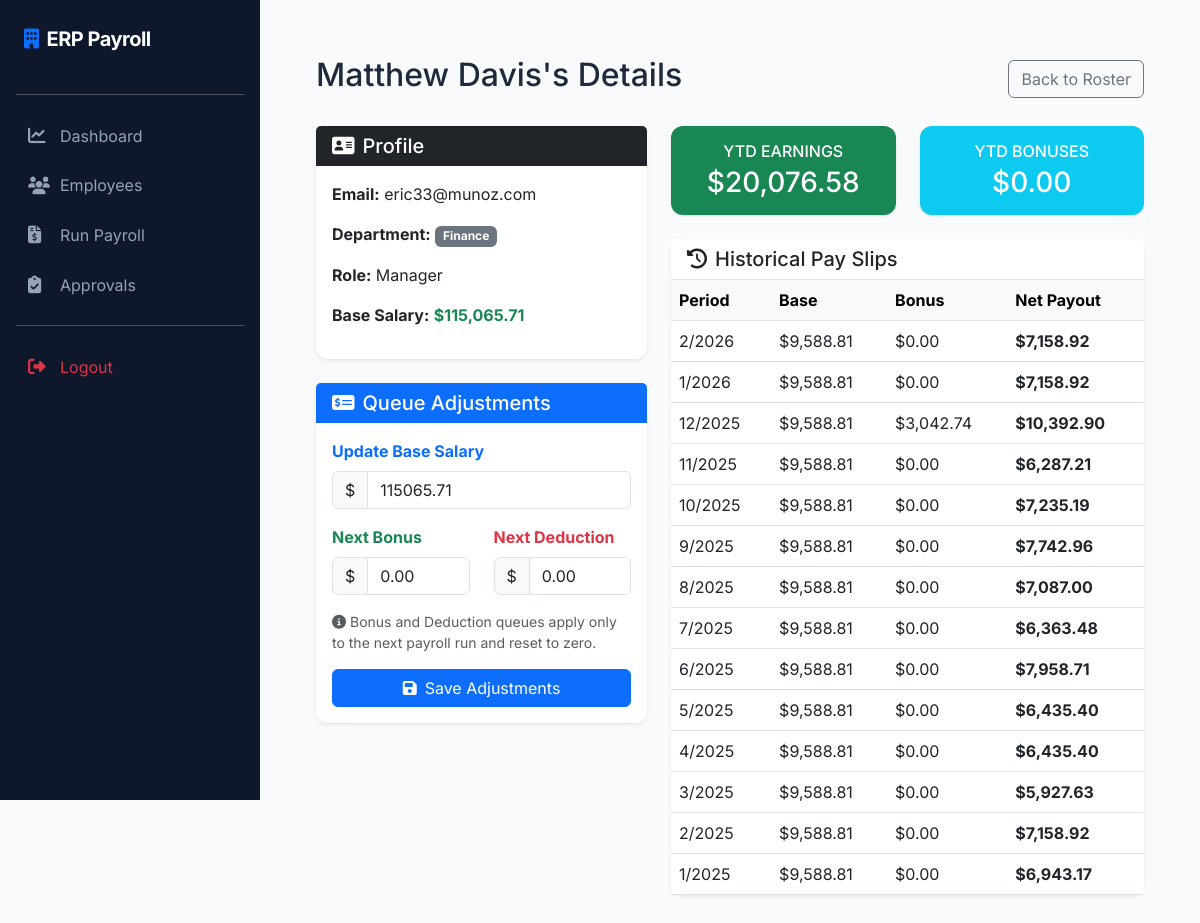
Screenshot of /employee/3 (signed in) with the database file from the repository.
### app/models/__init__.py (models this page shows)
class Employee(db.Model):
    __tablename__ = 'employees'
    emp_id = db.Column(db.Integer, primary_key=True)
    name = db.Column(db.String(100))
    email = db.Column(db.String(100), unique=True)
    department_id = db.Column(db.Integer, db.ForeignKey('departments.dept_id'))
    designation = db.Column(db.String(50))
    join_date = db.Column(db.Date)
    is_active = db.Column(db.Boolean, default=True) # Soft delete
    base_salary = db.Column(db.Numeric(10, 2))
    pending_bonus = db.Column(db.Numeric(10, 2), default=0.0)
    pending_deduction = db.Column(db.Numeric(10, 2), default=0.0)
    attendance_records = db.relationship('Attendance', backref='employee', lazy='dynamic')
    payroll_records = db.relationship('Payroll', backref='employee', lazy='dynamic')

class Department(db.Model):
    __tablename__ = 'departments'
    dept_id = db.Column(db.Integer, primary_key=True)
    dept_name = db.Column(db.String(100), unique=True)
    employees = db.relationship('Employee', backref='department', lazy='dynamic')

class Payroll(db.Model):
    __tablename__ = 'payroll'
    payroll_id = db.Column(db.Integer, primary_key=True)
    emp_id = db.Column(db.Integer, db.ForeignKey('employees.emp_id'))
    month = db.Column(db.Integer)
    year = db.Column(db.Integer)
    status = db.Column(db.String(20), default='Pending') # Pending, Approved, Rejected
    base_salary = db.Column(db.Numeric(10, 2))
    bonus = db.Column(db.Numeric(10, 2), default=0.0)
    overtime_pay = db.Column(db.Numeric(10, 2), default=0.0)
    tax = db.Column(db.Numeric(10, 2), default=0.0)
    deductions = db.Column(db.Numeric(10, 2), default=0.0)
    net_salary = db.Column(db.Numeric(10, 2))
    processed_date = db.Column(db.DateTime, default=datetime.utcnow)

### app/routes/main.py (the view)
@main_bp.route('/employee/<int:emp_id>')
@login_required
def employee_details(emp_id):
    if current_user.role not in ['Admin', 'HR', 'Finance']:
        flash('Access Denied.', 'danger')
        return redirect(url_for('main.dashboard'))
    emp = Employee.query.get_or_404(emp_id)
    dept = Department.query.get(emp.department_id)
    dossier = PayrollAnalyticsEngine.generate_employee_dossier(emp_id)
    payrolls = Payroll.query.filter_by(emp_id=emp_id).order_by(Payroll.year.desc(), Payroll.month.desc()).all()
    return render_template('employee_details.html', title=f"Employee: {emp.name}", employee=emp, department=dept, dossier=dossier, payrolls=payrolls)

### app/__init__.py (called while the page is built)
@login_manager.user_loader
def load_user(user_id):
    from app.models import User
    return User.query.get(int(user_id))

### templates/employee_details.html
{% extends "base.html" %}
{% block content %}
<div class="container mt-4">
    <div class="d-flex justify-content-between align-items-center mb-4">
        <h2>{{ employee.name }}'s Details</h2>
        <a href="{{ url_for('main.employees') }}" class="btn btn-outline-secondary">Back to Roster</a>
    </div>
    <div class="row">
        <div class="col-md-5">
            <div class="card mb-4 shadow-sm border-0">
                <div class="card-header bg-dark text-white border-0">
                    <h5 class="card-title mb-0"><i class="fa-solid fa-address-card me-2"></i>Profile</h5>
                </div>
                <div class="card-body">
                    <p><strong>Email:</strong> {{ employee.email }}</p>
                    <p><strong>Department:</strong> <span class="badge bg-secondary">{{ department.dept_name }}</span>
                    </p>
                    <p><strong>Role:</strong> {{ employee.designation }}</p>
                    <p><strong>Base Salary:</strong> <span class="text-success fw-bold">${{
                            "{:,.2f}".format(employee.base_salary) }}</span></p>
                </div>
            </div>
            <div class="card mb-4 shadow-sm border-0">
                <div class="card-header bg-primary text-white border-0">
                    <h5 class="card-title mb-0"><i class="fa-solid fa-money-check-dollar me-2"></i>Queue Adjustments
                    </h5>
                </div>
                <div class="card-body">
                    <form action="{{ url_for('main.adjust_employee_pay', emp_id=employee.emp_id) }}" method="POST">
                        <div class="mb-3">
                            <label class="form-label text-primary fw-bold">Update Base Salary</label>
                            <div class="input-group">
                                <span class="input-group-text">$</span>
                                <input type="number" step="0.01" class="form-control" name="new_base_salary"
                                    value="{{ employee.base_salary }}">
                            </div>
                        </div>
                        <div class="row mb-3">
                            <div class="col-md-6">
                                <label class="form-label text-success fw-bold">Next Bonus</label>
                                <div class="input-group">
                                    <span class="input-group-text">$</span>
                                    <input type="number" step="0.01" class="form-control" name="pending_bonus"
                                        value="{{ employee.pending_bonus }}">
                                </div>
                            </div>
                            <div class="col-md-6">
                                <label class="form-label text-danger fw-bold">Next Deduction</label>
                                <div class="input-group">
                                    <span class="input-group-text">$</span>
                                    <input type="number" step="0.01" class="form-control" name="pending_deduction"
                                        value="{{ employee.pending_deduction }}">
                                </div>
                            </div>
                        </div>
                        <p class="small text-muted mb-3"><i class="fa-solid fa-circle-info me-1"></i>Bonus and Deduction
                            queues apply only to the next payroll run and reset to zero.</p>
                        <button type="submit" class="btn btn-primary w-100"><i
                                class="fa-solid fa-floppy-disk me-2"></i>Save Adjustments</button>
                    </form>
                </div>
            </div>
        </div>
        <div class="col-md-7">
            <div class="row mb-4">
                <div class="col-md-6">
                    <div class="card bg-success text-white">
                        <div class="card-body text-center">
                            <h6 class="text-uppercase mb-1">YTD Earnings</h6>
                            <h3 class="mb-0">${{ "{:,.2f}".format(dossier.ytd_salary) }}</h3>
                        </div>
                    </div>
                </div>
                <div class="col-md-6">
                    <div class="card bg-info text-white">
                        <div class="card-body text-center">
                            <h6 class="text-uppercase mb-1">YTD Bonuses</h6>
                            <h3 class="mb-0">${{ "{:,.2f}".format(dossier.ytd_bonus) }}</h3>
                        </div>
                    </div>
                </div>
            </div>
            <div class="card shadow-sm border-0">
                <div class="card-header bg-white border-bottom">
                    <h5 class="card-title mb-0"><i class="fa-solid fa-clock-rotate-left me-2"></i>Historical Pay Slips
                    </h5>
                </div>
                <div class="card-body p-0">
                    <div class="table-responsive">
                        <table class="table table-hover mb-0">
                            <thead class="table-light">
                                <tr>
                                    <th>Period</th>
                                    <th>Base</th>
                                    <th>Bonus</th>
                                    <th>Net Payout</th>
                                </tr>
                            </thead>
                            <tbody>
                                {% for pr in payrolls %}
                                <tr>
                                    <td>{{ pr.month }}/{{ pr.year }}</td>
                                    <td>${{ "{:,.2f}".format(pr.base_salary) }}</td>
                                    <td>${{ "{:,.2f}".format(pr.bonus) }}</td>
                                    <td class="fw-bold">${{ "{:,.2f}".format(pr.net_salary) }}</td>
                                </tr>
                                {% else %}
                                <tr>
                                    <td colspan="4" class="text-center py-4 text-muted">No historical payroll runs
                                        found.</td>
                                </tr>
                                {% endfor %}
                            </tbody>
                        </table>
                    </div>
                </div>
            </div>
        </div>
    </div>
</div>
{% endblock %}

### templates/base.html (style rules this page uses)
:root { --sidebar-width: 260px; --primary-color: #0f172a; --accent-color: #3b82f6; --bg-light: #f8fafc; }
body { font-family: 'Inter', sans-serif; background-color: var(--bg-light); color: #1e293b; }
.card { border: none; border-radius: 12px; box-shadow: 0 1px 3px rgba(0, 0, 0, 0.1); }

### rows the page displays
Employee: name "Matthew Davis", email "eric33@munoz.com", designation "Manager", base_salary "115,065.71", new_base_salary "115065.71", pending_bonus "0.00", pending_deduction "0.00"
Department: dept_name "Finance"
Payroll: month "2", year "2026", base_salary "9,588.81", bonus "0.00", net_salary "7,158.92"
Payroll: month "1", year "2026", base_salary "9,588.81", bonus "0.00", net_salary "7,158.92"
Payroll: month "12", year "2025", base_salary "9,588.81", bonus "3,042.74", net_salary "10,392.90"
Payroll: month "11", year "2025", base_salary "9,588.81", bonus "0.00", net_salary "6,287.21"
Payroll: month "10", year "2025", base_salary "9,588.81", bonus "0.00", net_salary "7,235.19"
Payroll: month "9", year "2025", base_salary "9,588.81", bonus "0.00", net_salary "7,742.96"
Payroll: month "8", year "2025", base_salary "9,588.81", bonus "0.00", net_salary "7,087.00"
Payroll: month "7", year "2025", base_salary "9,588.81", bonus "0.00", net_salary "6,363.48"
Payroll: month "6", year "2025", base_salary "9,588.81", bonus "0.00", net_salary "7,958.71"
Payroll: month "5", year "2025", base_salary "9,588.81", bonus "0.00", net_salary "6,435.40"
Payroll: month "4", year "2025", base_salary "9,588.81", bonus "0.00", net_salary "6,435.40"
Payroll: month "3", year "2025", base_salary "9,588.81", bonus "0.00", net_salary "5,927.63"
Payroll: month "2", year "2025", base_salary "9,588.81", bonus "0.00", net_salary "7,158.92"
Payroll: month "1", year "2025", base_salary "9,588.81", bonus "0.00", net_salary "6,943.17"

### other values shown
{{ "{:,.2f}".format(dossier.ytd_salary) }} "20,076.58"
{{ "{:,.2f}".format(dossier.ytd_bonus) }} "0.00"
